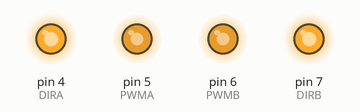
Simulated run of this sketch. Board: Arduino Uno, built with avr-gcc and run on an emulated ATmega328P. Parts: output pins drawn as LEDs (lit = HIGH).

Above: at 0.05 s.
At 4.0 s:
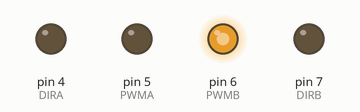
At 5.95 s:
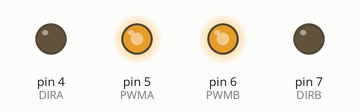
At 7.95 s:
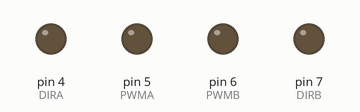
Timing chart, 0 to 10.4 s (numbered marks = the images above):
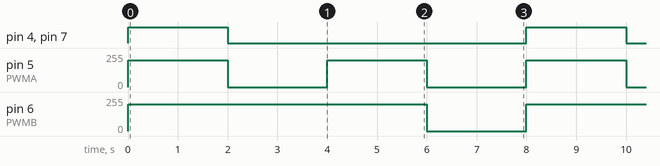

The sketch:

car_move.ino
```cpp
const int DIRA = 4;
const int PWMA = 5;

const int DIRB = 7;
const int PWMB = 6;

void setup() {
  // put your setup code here, to run once:

  pinMode(DIRA, OUTPUT);

  digitalWrite(DIRA, LOW);
  analogWrite(PWMA, 0);

  pinMode(DIRB, OUTPUT);

  digitalWrite(DIRB, LOW);
  analogWrite(PWMB, 0);
}

void loop() {
  // put your main code here, to run repeatedly:
  digitalWrite(DIRA, HIGH);
  analogWrite(PWMA, 200);

    digitalWrite(DIRB, HIGH);
    analogWrite(PWMB, 200);

    delay(2000);

    digitalWrite(DIRA, LOW);
    analogWrite(PWMA, 0);

    digitalWrite(DIRB, LOW);
    analogWrite(PWMA, 0);

    delay(2000);

    digitalWrite(DIRA, LOW);
    analogWrite(PWMA, 200);

    digitalWrite(DIRB, LOW);
    analogWrite(PWMB, 200);

    delay(2000);

    digitalWrite(DIRA, LOW);
    analogWrite(PWMA, 0);

    digitalWrite(DIRB, LOW);
    analogWrite(PWMB, 0);

    delay(2000);
}
```

Measured:
- by itself, pin 4 (DIRA), pin 7 (DIRB): alternates HIGH for 2.0 s and LOW for 6.0 s
- by itself, pin 5 (PWMA): alternates 200/255 for 2.0 s and 0/255 for 2.0 s
- by itself, pin 6 (PWMB): alternates 200/255 for 6.0 s and 0/255 for 2.0 s
